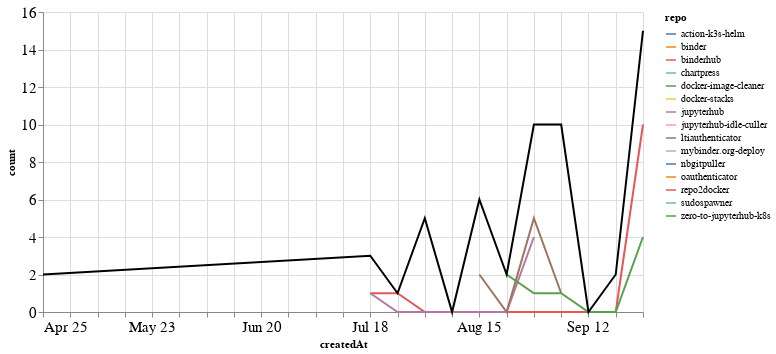

The code cell stored with this chart in its notebook:
### Markdown cell above
### PRs

### Code cell
prs_time = prs.groupby('repo').resample('W', on='createdAt').count()['author'].reset_index()
prs_time = prs_time.rename(columns={'author': 'count'})
prs_time_total = prs_time.groupby('createdAt').agg({"count": "sum"}).reset_index()

ch1 = alt.Chart(prs_time, width=600).mark_line().encode(
    x='createdAt',
    y='count',
    color='repo',
    tooltip="repo"
)

ch2 = alt.Chart(prs_time_total, width=600).mark_line(color="black").encode(
    x='createdAt',
    y='count',
)

ch1 + ch2

### Figure 1 — Vega-Lite specification as saved in the notebook (floating-point values rounded to 4 significant figures)
{"config": {"axisLeft": {"labelFontSize": 15}, "axisBottom": {"labelFontSize": 15}}, "layer": [{"data": {"name": "data-decf81534a8b318b9eab211ec8272cbe"}, "mark": "line", "encoding": {"color": {"type": "nominal", "field": "repo"}, "tooltip": {"type": "nominal", "field": "repo"}, "x": {"type": "temporal", "field": "createdAt"}, "y": {"type": "quantitative", "field": "count"}}, "width": 600}, {"data": {"name": "data-57d42aa7ecffd3ec8b344d4e816b9fe5"}, "mark": {"type": "line", "color": "black"}, "encoding": {"x": {"type": "temporal", "field": "createdAt"}, "y": {"type": "quantitative", "field": "count"}}, "width": 600}], "$schema": "https://vega.github.io/schema/vega-lite/v4.8.1.json", "datasets": {"data-decf81534a8b318b9eab211ec8272cbe": [{"repo": "action-k3s-helm", "createdAt": "2021-08-15T00:00:00", "count": 1}, {"repo": "binder", "createdAt": "2021-04-25T00:00:00", "count": 1}, {"repo": "binderhub", "createdAt": "2021-07-18T00:00:00", "count": 1}, {"repo": "binderhub", "createdAt": "2021-07-25T00:00:00", "count": 1}, {"repo": "binderhub", "createdAt": "2021-08-01T00:00:00", "count": 0}, {"repo": "binderhub", "createdAt": "2021-08-08T00:00:00", "count": 0}, {"repo": "binderhub", "createdAt": "2021-08-15T00:00:00", "count": 0}, {"repo": "binderhub", "createdAt": "2021-08-22T00:00:00", "count": 0}, {"repo": "binderhub", "createdAt": "2021-08-29T00:00:00", "count": 0}, {"repo": "binderhub", "createdAt": "2021-09-05T00:00:00", "count": 0}, {"repo": "binderhub", "createdAt": "2021-09-12T00:00:00", "count": 0}, {"repo": "binderhub", "createdAt": "2021-09-19T00:00:00", "count": 0}, {"repo": "binderhub", "createdAt": "2021-09-26T00:00:00", "count": 10}, {"repo": "chartpress", "createdAt": "2021-08-01T00:00:00", "count": 2}, {"repo": "docker-image-cleaner", "createdAt": "2021-09-19T00:00:00", "count": 2}, {"repo": "docker-stacks", "createdAt": "2021-08-15T00:00:00", "count": 2}, {"repo": "jupyterhub", "createdAt": "2021-07-18T00:00:00", "count": 1}, {"repo": "jupyterhub", "createdAt": "2021-07-25T00:00:00", "count": 0}, {"repo": "jupyterhub", "createdAt": "2021-08-01T00:00:00", "count": 0}, {"repo": "jupyterhub", "createdAt": "2021-08-08T00:00:00", "count": 0}, {"repo": "jupyterhub", "createdAt": "2021-08-15T00:00:00", "count": 0}, {"repo": "jupyterhub", "createdAt": "2021-08-22T00:00:00", "count": 0}, {"repo": "jupyterhub", "createdAt": "2021-08-29T00:00:00", "count": 4}, {"repo": "jupyterhub-idle-culler", "createdAt": "2021-09-26T00:00:00", "count": 1}, {"repo": "ltiauthenticator", "createdAt": "2021-08-15T00:00:00", "count": 2}, {"repo": "ltiauthenticator", "createdAt": "2021-08-22T00:00:00", "count": 0}, {"repo": "ltiauthenticator", "createdAt": "2021-08-29T00:00:00", "count": 5}, {"repo": "ltiauthenticator", "createdAt": "2021-09-05T00:00:00", "count": 1}, {"repo": "mybinder.org-deploy", "createdAt": "2021-08-01T00:00:00", "count": 3}, {"repo": "nbgitpuller", "createdAt": "2021-09-05T00:00:00", "count": 8}, {"repo": "oauthenticator", "createdAt": "2021-08-15T00:00:00", "count": 1}, {"repo": "repo2docker", "createdAt": "2021-07-18T00:00:00", "count": 1}, {"repo": "sudospawner", "createdAt": "2021-04-25T00:00:00", "count": 1}, {"repo": "zero-to-jupyterhub-k8s", "createdAt": "2021-08-22T00:00:00", "count": 2}, {"repo": "zero-to-jupyterhub-k8s", "createdAt": "2021-08-29T00:00:00", "count": 1}, {"repo": "zero-to-jupyterhub-k8s", "createdAt": "2021-09-05T00:00:00", "count": 1}, {"repo": "zero-to-jupyterhub-k8s", "createdAt": "2021-09-12T00:00:00", "count": 0}, {"repo": "zero-to-jupyterhub-k8s", "createdAt": "2021-09-19T00:00:00", "count": 0}, {"repo": "zero-to-jupyterhub-k8s", "createdAt": "2021-09-26T00:00:00", "count": 4}], "data-57d42aa7ecffd3ec8b344d4e816b9fe5": [{"createdAt": "2021-04-25T00:00:00", "count": 2}, {"createdAt": "2021-07-18T00:00:00", "count": 3}, {"createdAt": "2021-07-25T00:00:00", "count": 1}, {"createdAt": "2021-08-01T00:00:00", "count": 5}, {"createdAt": "2021-08-08T00:00:00", "count": 0}, {"createdAt": "2021-08-15T00:00:00", "count": 6}, {"createdAt": "2021-08-22T00:00:00", "count": 2}, {"createdAt": "2021-08-29T00:00:00", "count": 10}, {"createdAt": "2021-09-05T00:00:00", "count": 10}, {"createdAt": "2021-09-12T00:00:00", "count": 0}, {"createdAt": "2021-09-19T00:00:00", "count": 2}, {"createdAt": "2021-09-26T00:00:00", "count": 15}]}}
